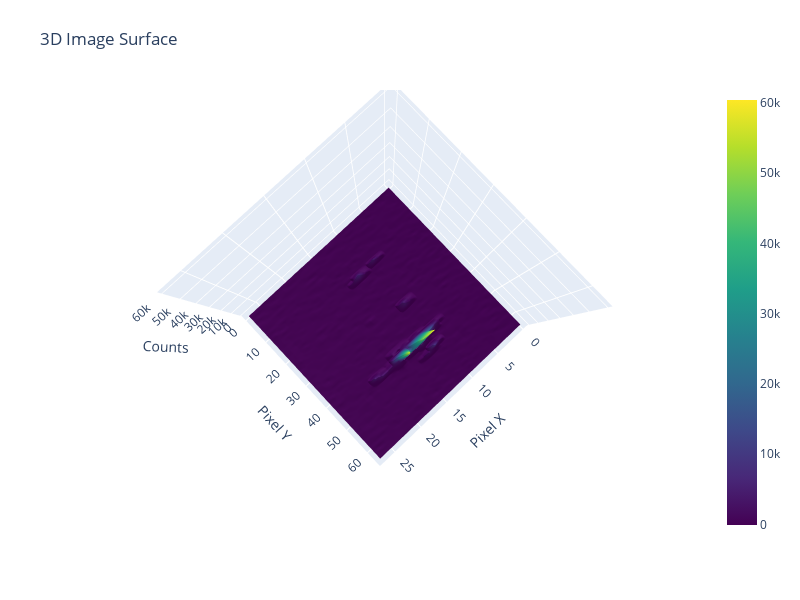

This figure's notebook cell:
### Code cell
img = main_data[run]['img_cut']
scan_var_1_main = main_data[run]['scan_var_1']
image_index = 200551  # choose any number from 0 up to 400,999
import os
import imageio.v2 as imageio
import numpy as np
from mpl_toolkits.mplot3d import Axes3D

img = main_data[run]['img_cut']
plt.imshow(img[111])
print(np.argmax(img_com_2_main[main_mask]))

frame=img[111]
ny, nx = frame.shape
x = np.arange(nx)
y = np.arange(ny)
X, Y = np.meshgrid(x, y)

ax.plot_surface(X, Y, frame)

ax.set_title(f"3D Plot of Frame {image_index}")
ax.set_xlabel("Pixel X")
ax.set_ylabel("Pixel Y")
ax.set_zlabel("Counts")
plt.tight_layout()
plt.show()


import plotly.graph_objects as go
import numpy as np

frame = img[111]  # Your selected frame
ny, nx = frame.shape
x = np.arange(nx)
y = np.arange(ny)

fig = go.Figure(data=[go.Surface(z=frame, x=x, y=y, colorscale='Viridis')])
fig.update_layout(
    title='3D Image Surface',
    scene=dict(
        xaxis_title='Pixel X',
        yaxis_title='Pixel Y',
        zaxis_title='Counts'
    ),
    autosize=True,
    width=800,
    height=600,
    margin=dict(l=65, r=50, b=65, t=90)
)
fig.show()

### Figure 1 — Plotly figure (JSON) as saved in the notebook; plotly's stock layout.template omitted (floating-point values rounded to 4 significant figures; data arrays with more than 128 entries replaced by an {"elided": "..."} marker saying what was removed)
{"data": [{"colorscale": [[0, "#440154"], [0.1111, "#482878"], [0.2222, "#3e4989"], [0.3333, "#31688e"], [0.4444, "#26828e"], [0.5556, "#1f9e89"], [0.6667, "#35b779"], [0.7778, "#6ece58"], [0.8889, "#b5de2b"], [1, "#fde725"]], "type": "surface", "x": [0, 1, 2, 3, 4, 5, 6, 7, 8, 9, 10, 11, 12, 13, 14, 15, 16, 17, 18, 19, 20, 21, 22, 23, 24, 25, 26, 27], "y": [0, 1, 2, 3, 4, 5, 6, 7, 8, 9, 10, 11, 12, 13, 14, 15, 16, 17, 18, 19, 20, 21, 22, 23, 24, 25, 26, 27, 28, 29, 30, 31, 32, 33, 34, 35, 36, 37, 38, 39, 40, 41, 42, 43, 44, 45, 46, 47, 48, 49, 50, 51, 52, 53, 54, 55, 56, 57, 58, 59, 60, 61, 62, 63, 64], "z": {"elided": "65x28 float values"}}], "layout": {"autosize": true, "height": 600, "margin": {"b": 65, "l": 65, "r": 50, "t": 90}, "scene": {"aspectmode": "auto", "aspectratio": {"x": 1, "y": 1, "z": 1}, "camera": {"center": {"x": 0, "y": 0, "z": 0}, "eye": {"x": 0.121, "y": 0.1287, "z": 2.158}, "projection": {"type": "perspective"}, "up": {"x": 0, "y": 0, "z": 1}}, "xaxis": {"title": {"text": "Pixel X"}, "type": "linear"}, "yaxis": {"title": {"text": "Pixel Y"}, "type": "linear"}, "zaxis": {"title": {"text": "Counts"}, "type": "linear"}}, "title": {"text": "3D Image Surface"}, "width": 800}}
